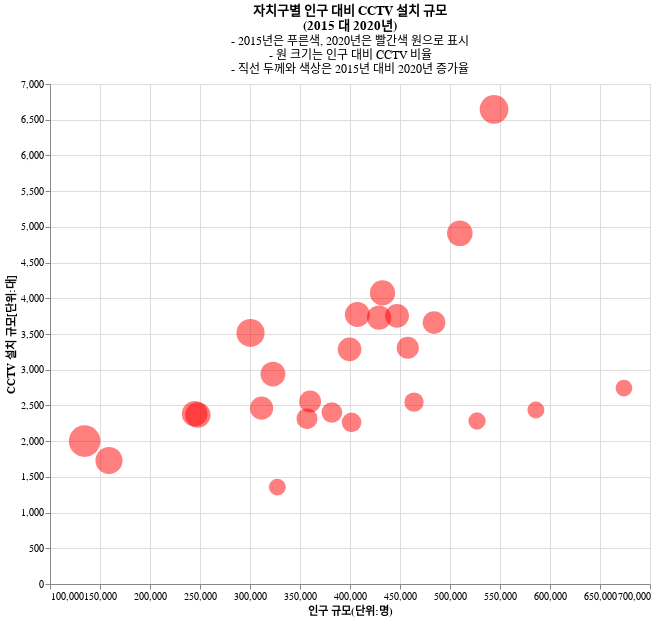

Notebook source saved alongside this figure:
### Markdown cell above
### 3.3 2020년도 차트 시각화

### Code cell
# 2020년도 차트를 빨간색으로 시각화
bb_reg_2020 = bubble('2020', 'red')
bb_reg_2020

### Figure 1 — Vega-Lite specification as saved in the notebook (floating-point values rounded to 4 significant figures)
{"config": {"view": {"continuousWidth": 400, "continuousHeight": 300}}, "layer": [{"mark": {"type": "circle", "color": "red", "opacity": 0.5}, "encoding": {"order": {"field": "rate", "sort": "descending", "type": "quantitative"}, "size": {"field": "rate", "legend": null, "scale": {"range": [10, 1000]}, "type": "quantitative"}, "tooltip": [{"field": "자치구", "type": "nominal"}, {"field": "rate", "format": ".1%", "title": "CCTV 비율", "type": "quantitative"}, {"field": "CCTV_규모_2020", "title": "CCTV 규모", "type": "quantitative"}, {"field": "인구_규모_2020", "title": "인구 규모", "type": "quantitative"}], "x": {"field": "인구_규모_2020", "scale": {"domain": [100000, 700000], "type": "linear"}, "title": "인구 규모(단위:명)", "type": "quantitative"}, "y": {"field": "CCTV_규모_2020", "scale": {"domain": [0, 7000], "type": "linear"}, "title": "CCTV 설치 규모[단위:대]", "type": "quantitative"}}, "height": 500, "title": {"text": ["자치구별 인구 대비 CCTV 설치 규모", "(2015 대 2020년)"], "subtitle": ["- 2015년은 푸른색, 2020년은 빨간색 원으로 표시", "- 원 크기는 인구 대비 CCTV 비율", "- 직선 두께와 색상은 2015년 대비 2020년 증가율"]}, "transform": [{"calculate": "datum.CCTV_규모_2020/datum.인구_규모_2020", "as": "rate"}], "width": 600}, {"mark": {"type": "line", "color": "red", "opacity": 0.5}, "encoding": {"order": {"field": "rate", "sort": "descending", "type": "quantitative"}, "size": {"field": "rate", "legend": null, "scale": {"range": [10, 1000]}, "type": "quantitative"}, "tooltip": [{"field": "자치구", "type": "nominal"}, {"field": "rate", "format": ".1%", "title": "CCTV 비율", "type": "quantitative"}, {"field": "CCTV_규모_2020", "title": "CCTV 규모", "type": "quantitative"}, {"field": "인구_규모_2020", "title": "인구 규모", "type": "quantitative"}], "x": {"field": "인구_규모_2020", "scale": {"domain": [100000, 700000], "type": "linear"}, "title": "인구 규모(단위:명)", "type": "quantitative"}, "y": {"field": "CCTV_규모_2020", "scale": {"domain": [0, 7000], "type": "linear"}, "title": "CCTV 설치 규모[단위:대]", "type": "quantitative"}}, "height": 500, "title": {"text": ["자치구별 인구 대비 CCTV 설치 규모", "(2015 대 2020년)"], "subtitle": ["- 2015년은 푸른색, 2020년은 빨간색 원으로 표시", "- 원 크기는 인구 대비 CCTV 비율", "- 직선 두께와 색상은 2015년 대비 2020년 증가율"]}, "transform": [{"calculate": "datum.CCTV_규모_2020/datum.인구_규모_2020", "as": "rate"}, {"on": "인구_규모_2020", "regression": "CCTV_규모_2020"}], "width": 600}], "data": {"name": "data-45ff08f1c85640db9e6eb2564c10a79f"}, "$schema": "https://vega.github.io/schema/vega-lite/v4.17.0.json", "datasets": {"data-45ff08f1c85640db9e6eb2564c10a79f": [{"no": 6, "id": 1, "자치구": "종로구", "CCTV_규모_2015": 1175, "CCTV_규모_2020": 1729, "인구_규모_2015": 163822, "인구_규모_2020": 158996}, {"no": 11, "id": 2, "자치구": "중구", "CCTV_규모_2015": 654, "CCTV_규모_2020": 2001, "인구_규모_2015": 134329, "인구_규모_2020": 134635}, {"no": 24, "id": 3, "자치구": "용산구", "CCTV_규모_2015": 685, "CCTV_규모_2020": 2383, "인구_규모_2015": 247909, "인구_규모_2020": 244645}, {"no": 20, "id": 4, "자치구": "성동구", "CCTV_규모_2015": 1289, "CCTV_규모_2020": 3515, "인구_규모_2015": 305065, "인구_규모_2020": 300505}, {"no": 13, "id": 5, "자치구": "광진구", "CCTV_규모_2015": 477, "CCTV_규모_2020": 2556, "인구_규모_2015": 375180, "인구_규모_2020": 360109}, {"no": 2, "id": 6, "자치구": "동대문구", "CCTV_규모_2015": 1436, "CCTV_규모_2020": 2315, "인구_규모_2015": 373824, "인구_규모_2020": 357014}, {"no": 8, "id": 7, "자치구": "중랑구", "CCTV_규모_2015": 821, "CCTV_규모_2020": 3285, "인구_규모_2015": 418620, "인구_규모_2020": 399562}, {"no": 17, "id": 8, "자치구": "성북구", "CCTV_규모_2015": 897, "CCTV_규모_2020": 3754, "인구_규모_2015": 469560, "인구_규모_2020": 447056}, {"no": 7, "id": 9, "자치구": "강북구", "CCTV_규모_2015": 270, "CCTV_규모_2020": 2462, "인구_규모_2015": 334426, "인구_규모_2020": 311569}, {"no": 0, "id": 10, "자치구": "도봉구", "CCTV_규모_2015": 434, "CCTV_규모_2020": 1356, "인구_규모_2015": 353241, "인구_규모_2020": 327361}, {"no": 18, "id": 11, "자치구": "노원구", "CCTV_규모_2015": 909, "CCTV_규모_2020": 2282, "인구_규모_2015": 578221, "인구_규모_2020": 527032}, {"no": 1, "id": 12, "자치구": "은평구", "CCTV_규모_2015": 722, "CCTV_규모_2020": 3660, "인구_규모_2015": 502578, "인구_규모_2020": 484043}, {"no": 21, "id": 13, "자치구": "서대문구", "CCTV_규모_2015": 1235, "CCTV_규모_2020": 2939, "인구_규모_2015": 323105, "인구_규모_2020": 322952}, {"no": 14, "id": 14, "자치구": "마포구", "CCTV_규모_2015": 729, "CCTV_규모_2020": 2401, "인구_규모_2015": 398351, "인구_규모_2020": 381858}, {"no": 22, "id": 15, "자치구": "양천구", "CCTV_규모_2015": 2241, "CCTV_규모_2020": 3307, "인구_규모_2015": 489010, "인구_규모_2020": 457781}, {"no": 10, "id": 16, "자치구": "강서구", "CCTV_규모_2015": 691, "CCTV_규모_2020": 2437, "인구_규모_2015": 595691, "인구_규모_2020": 585901}, {"no": 5, "id": 17, "자치구": "구로구", "CCTV_규모_2015": 1872, "CCTV_규모_2020": 4075, "인구_규모_2015": 454604, "인구_규모_2020": 432488}, {"no": 4, "id": 18, "자치구": "금천구", "CCTV_규모_2015": 619, "CCTV_규모_2020": 2365, "인구_규모_2015": 256167, "인구_규모_2020": 247835}, {"no": 23, "id": 19, "자치구": "영등포구", "CCTV_규모_2015": 1278, "CCTV_규모_2020": 3773, "인구_규모_2015": 417811, "인구_규모_2020": 407367}, {"no": 3, "id": 20, "자치구": "동작구", "CCTV_규모_2015": 993, "CCTV_규모_2020": 2262, "인구_규모_2015": 412774, "인구_규모_2020": 401572}, {"no": 15, "id": 21, "자치구": "관악구", "CCTV_규모_2015": 2004, "CCTV_규모_2020": 4909, "인구_규모_2015": 529031, "인구_규모_2020": 509803}, {"no": 16, "id": 22, "자치구": "서초구", "CCTV_규모_2015": 916, "CCTV_규모_2020": 3730, "인구_규모_2015": 451258, "인구_규모_2020": 429025}, {"no": 9, "id": 23, "자치구": "강남구", "CCTV_규모_2015": 1863, "CCTV_규모_2020": 6645, "인구_규모_2015": 581760, "인구_규모_2020": 544055}, {"no": 19, "id": 24, "자치구": "송파구", "CCTV_규모_2015": 520, "CCTV_규모_2020": 2743, "인구_규모_2015": 667480, "인구_규모_2020": 673926}, {"no": 12, "id": 25, "자치구": "강동구", "CCTV_규모_2015": 725, "CCTV_규모_2020": 2547, "인구_규모_2015": 463321, "인구_규모_2020": 463998}]}}
